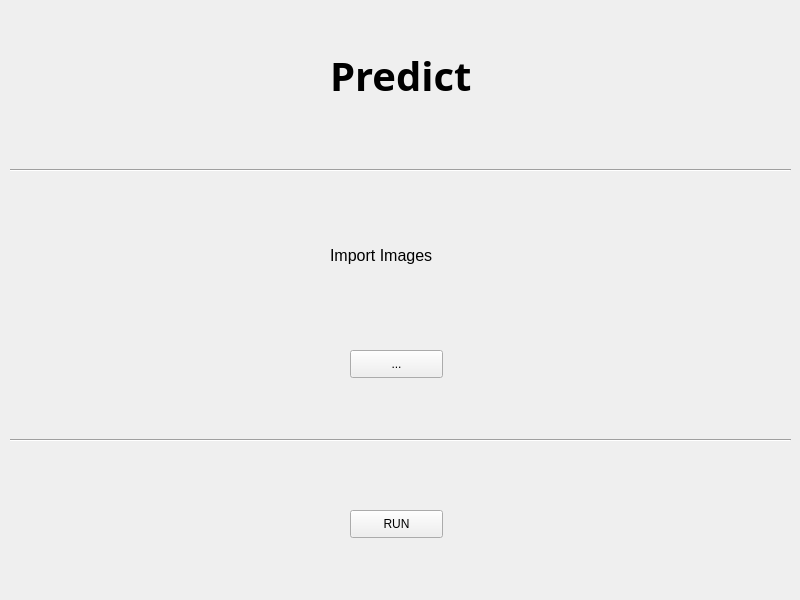
<?xml version="1.0" encoding="UTF-8"?>
<ui version="4.0">
 <class>MainWindow</class>
 <widget class="QMainWindow" name="MainWindow">
  <property name="geometry">
   <rect>
    <x>0</x>
    <y>0</y>
    <width>800</width>
    <height>600</height>
   </rect>
  </property>
  <property name="windowTitle">
   <string>MainWindow</string>
  </property>
  <widget class="QWidget" name="centralwidget">
   <widget class="QPushButton" name="import_Img_pred">
    <property name="geometry">
     <rect>
      <x>350</x>
      <y>350</y>
      <width>93</width>
      <height>28</height>
     </rect>
    </property>
    <property name="text">
     <string>...</string>
    </property>
   </widget>
   <widget class="QLabel" name="label">
    <property name="geometry">
     <rect>
      <x>330</x>
      <y>220</y>
      <width>151</width>
      <height>71</height>
     </rect>
    </property>
    <property name="font">
     <font>
      <pointsize>12</pointsize>
     </font>
    </property>
    <property name="text">
     <string>Import Images</string>
    </property>
   </widget>
   <widget class="Line" name="line">
    <property name="geometry">
     <rect>
      <x>10</x>
      <y>430</y>
      <width>781</width>
      <height>20</height>
     </rect>
    </property>
    <property name="orientation">
     <enum>Qt::Horizontal</enum>
    </property>
   </widget>
   <widget class="QPushButton" name="run_pred">
    <property name="geometry">
     <rect>
      <x>350</x>
      <y>510</y>
      <width>93</width>
      <height>28</height>
     </rect>
    </property>
    <property name="text">
     <string>RUN</string>
    </property>
   </widget>
   <widget class="QLabel" name="label_2">
    <property name="geometry">
     <rect>
      <x>330</x>
      <y>30</y>
      <width>221</width>
      <height>91</height>
     </rect>
    </property>
    <property name="font">
     <font>
      <family>Agency FB</family>
      <pointsize>30</pointsize>
      <weight>75</weight>
      <bold>true</bold>
      <underline>false</underline>
      <strikeout>false</strikeout>
     </font>
    </property>
    <property name="text">
     <string>Predict</string>
    </property>
   </widget>
   <widget class="Line" name="line_2">
    <property name="geometry">
     <rect>
      <x>10</x>
      <y>160</y>
      <width>781</width>
      <height>20</height>
     </rect>
    </property>
    <property name="orientation">
     <enum>Qt::Horizontal</enum>
    </property>
   </widget>
  </widget>
 </widget>
 <resources/>
 <connections/>
</ui>
